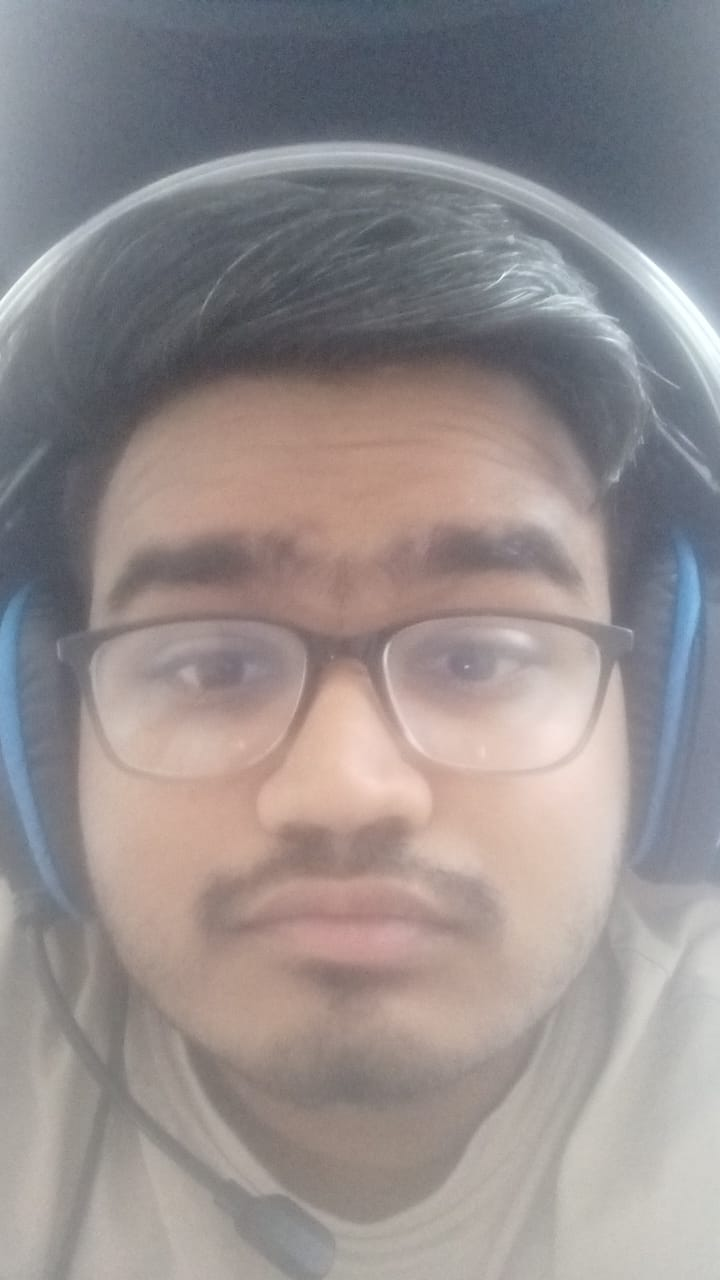
#> input picture assets/input.jpg, 720 x 1280 px
$ python main.py
#> lines starting #> are read from the running program, lines starting #| are printed output that depends on the picture
### processor.py
import cv2
import numpy as np

def preprocess_image(image_path, target_height=480):
    """Loads image and downgrades it to 480p height."""
    img = cv2.imread(image_path)
    if img is None:
        return None

    h, w = img.shape[:2]
    aspect_ratio = w / h
    target_width = int(target_height * aspect_ratio)

    resized_img = cv2.resize(img, (target_width, target_height), interpolation=cv2.INTER_AREA)
    return resized_img

def contains_person(image):
    """Checks if a person is in the image using Haar Cascades."""
    face_cascade = cv2.CascadeClassifier(cv2.data.haarcascades + 'haarcascade_frontalface_default.xml')
    gray = cv2.cvtColor(image, cv2.COLOR_BGR2GRAY)
    faces = face_cascade.detectMultiScale(gray, 1.1, 4)

    return len(faces) > 0

def get_pixel_mapping(source_img, target_img_path):
    """
    Calculates the start (x,y) and end (x,y) for every pixel.
    Returns: start_coords, end_coords, colors
    """
    # 1. Prepare Target (Modi)
    target = cv2.imread(target_img_path)
    # Resize target to match source EXACTLY
    target = cv2.resize(target, (source_img.shape[1], source_img.shape[0]))

    # 2. Flatten images
    # We work with flat arrays to sort pixels easily
    source_flat = source_img.reshape(-1, 3)
    target_flat = target.reshape(-1, 3)

    num_pixels = source_flat.shape[0]

    # 3. Calculate Luminance for sorting
    # (How bright is the pixel?)
    def get_lum(pixels):
        return np.dot(pixels, [0.114, 0.587, 0.299])

    print("  > Sorting pixels (solving assignment problem)...")
    source_lum = get_lum(source_flat)
    target_lum = get_lum(target_flat)

    # 4. Get the sorting indices
    # source_indices[0] is the index of the darkest pixel in source
    source_indices = np.argsort(source_lum)
    target_indices = np.argsort(target_lum)

    # 5. Create Coordinate Arrays
    # We want to move the i-th darkest source pixel to the position of the i-th darkest target pixel

    # Generate grid of coordinates (y, x)
    h, w = source_img.shape[:2]
    rows, cols = np.indices((h, w))

    # Flatten coordinates
    flat_coords = np.column_stack((cols.ravel(), rows.ravel())) # (x, y)

    # Start positions: The actual location of the sorted source pixels
    start_coords = flat_coords[source_indices]

    # End positions: The location where they MUST go (the sorted target spots)
    end_coords = flat_coords[target_indices]

    # Colors: The actual colors of the source pixels we are moving
    colors = source_flat[source_indices]

    return start_coords, end_coords, colors

### animator.py
import cv2
import numpy as np
from tqdm import tqdm # Progress bar

def create_animation(start_coords, end_coords, colors, output_shape, output_file="output.mp4", frames=120):
    """
    Generates the video file interpolating from start to end.
    """
    h, w = output_shape[:2]

    # Video Writer Setup
    fourcc = cv2.VideoWriter_fourcc(*'mp4v')
    out = cv2.VideoWriter(output_file, fourcc, 30.0, (w, h))

    print(f"  > Generating {frames} frames of animation...")

    # We use float32 for smooth calculation, int for final pixel placement
    start_coords = start_coords.astype(np.float32)
    end_coords = end_coords.astype(np.float32)

    # Animation Loop
    for t in tqdm(np.linspace(0, 1, frames)):
        # Linear Interpolation: Current = Start * (1-t) + End * t
        # Adding some noise 'np.random' can make it look more like "fluid" or "particles"
        current_pos = (start_coords * (1 - t)) + (end_coords * t)

        # Add a little sine wave wobble for "fluid" feel
        wobble = np.sin(t * np.pi) * (np.random.normal(0, 5, current_pos.shape))
        current_pos += wobble

        # Prepare blank frame
        frame = np.zeros((h, w, 3), dtype=np.uint8)

        # Clip coordinates to stay inside image bounds
        cur_x = np.clip(current_pos[:, 0], 0, w - 1).astype(int)
        cur_y = np.clip(current_pos[:, 1], 0, h - 1).astype(int)

        # Place pixels
        # Note: This overwrites if multiple pixels land on same spot (simple collision)
        frame[cur_y, cur_x] = colors

        out.write(frame)

    out.release()
    print(f"✅ Animation saved to {output_file}")

### main.py
import processor
import animator
import os

# --- CONFIGURATION ---
INPUT_FILE = "assets/input.jpg"
TARGET_FILE = "assets/Prime_Minister_of_India_Narendra_Modi.jpg" # Make sure this exists!
OUTPUT_VIDEO = "modi_transformation.mp4"
# ---------------------

def main():
    print("--- Starting Project Modi-fication ---")

    # 1. Check if files exist
    if not os.path.exists(INPUT_FILE) or not os.path.exists(TARGET_FILE):
        print("❌ Error: Please put 'input.jpg' and 'modi.jpg' in the 'assets' folder.")
        return

    # 2. Preprocessing (Downgrade to 480p)
    print("1. Preprocessing input...")
    source_img = processor.preprocess_image(INPUT_FILE)
#> in preprocess_image, img is the input picture: shape (1280, 720, 3); mean B, G, R 141.4, 141.3, 148.6

    # 3. Person Detection
    print("2. Scanning for person...")
    if not processor.contains_person(source_img):
#> in contains_person, `gray = cv2.cvtColor(image, cv2.COLOR_BGR2GRAY)`:
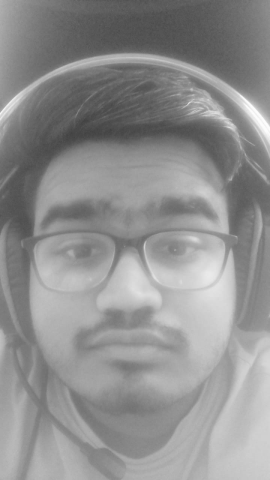
#> gray: shape (480, 270); min 65, max 253, mean 143.5
#> in contains_person, `faces = face_cascade.detectMultiScale(gray, 1.1, 4)`: faces = [[7, 163, 239, 239]]
        print("❌ Security Check Failed: No person detected in input image.")
        return
    print("✅ Person detected.")

    # 4. Math (Calculate Pixel Paths)
    print("3. Calculating pixel paths...")
    starts, ends, colors = processor.get_pixel_mapping(source_img, TARGET_FILE)
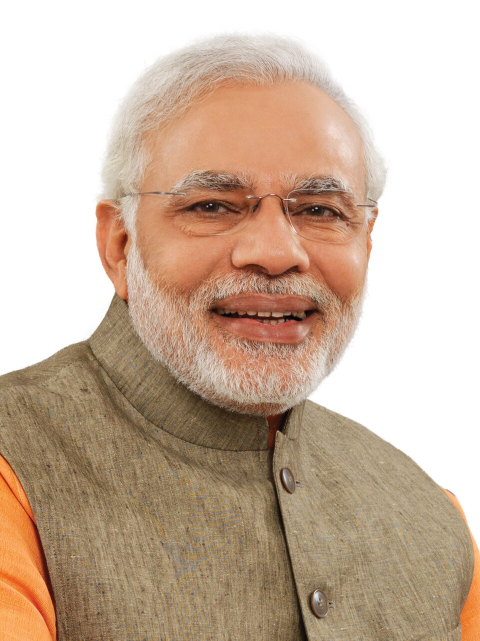
#> input picture assets/Prime_Minister_of_India_Narendra_Modi.jpg, 960 x 1281 px (shown at 1/2 size)
#> in get_pixel_mapping, target is the input picture: shape (1281, 960, 3); mean B, G, R 160.1, 179.5, 202
#> in get_pixel_mapping, `target = cv2.resize(target, (source_img.shape[1], source_img.shape[0]))`:
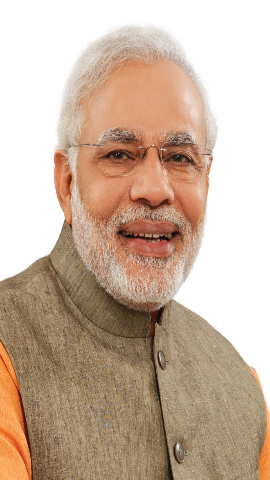
#> target: shape (480, 270, 3); mean B, G, R 160, 179.4, 201.9
#> in get_pixel_mapping, `start_coords = flat_coords[source_indices]`: start_coords = 129600 pairs, first value 0 to 269, second value 0 to 479
#> in get_pixel_mapping, `end_coords = flat_coords[target_indices]`: end_coords has the same summary as start_coords
#> starts has the same summary as start_coords in get_pixel_mapping; ends has the same summary as start_coords in get_pixel_mapping

    # 5. Animation
    print("4. Rendering video...")
    animator.create_animation(
        starts,
        ends,
        colors,
        source_img.shape,
        output_file=OUTPUT_VIDEO
    )
#> in create_animation, `end_coords = end_coords.astype(np.float32)`: end_coords has the same summary as start_coords in get_pixel_mapping
#> after the loop in create_animation, `for t in tqdm(np.linspace(0, 1, frames)):`:
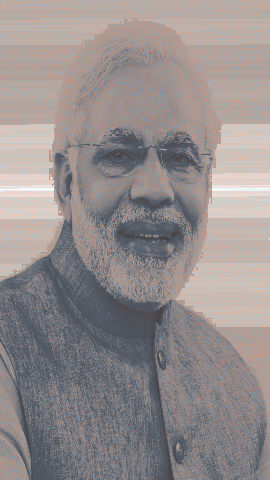
#> frame: shape (480, 270, 3); mean of channels 0, 1, 2 141.4, 141.3, 148.6; drawn as B, G, R

if __name__ == "__main__":
    main()
